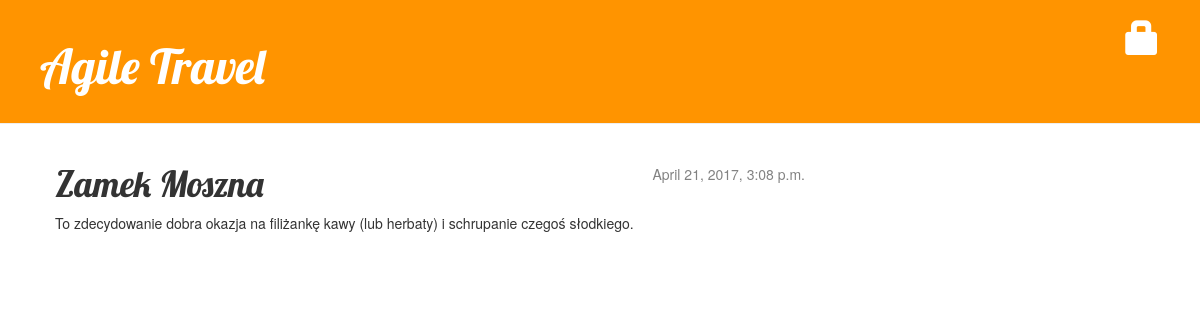
The app's page /post/1/ with its own data.
### blog/models.py (models this page shows, shortened)
class Post(models.Model):
    author = models.ForeignKey('auth.User')
    title = models.CharField(max_length=200)
    text = models.TextField()
    created_date = models.DateTimeField(
        default=timezone.now)
    published_date = models.DateTimeField(
        blank=True, null=True)
    category = models.ForeignKey('Category')

### blog/views.py (the view)
# urls.py: url(r'^post/(?P<pk>[0-9]+)/$', views.PostDetailVew.as_view(), name='name_post_detail'),
class PostDetailVew(DetailView):
    model = Post
    context_object_name = 'post'

### blog/templates/blog/post_detail.html (shortened to what this page needs)
{% extends 'blog/base.html' %}
{% block content %}
    <div class="post">
        {% if post.published_date %}
            <div class="date">
                {{ post.published_date }}
            </div>
        {% endif %}
        <h1>{{ post.title }}</h1>
        <p>{{ post.text|linebreaksbr }}</p>
    </div>
{% endblock %}

### static/css/blog.css (style rules this page uses)
h1, h2, h3, h4 { font-family: 'Lobster', cursive; }
.date { float: right; color: #828282; }
.post { margin-bottom: 70px; }

### records on screen
Post: published_date "April 21, 2017, 3:08 p.m.", title "Zamek Moszna", text "To zdecydowanie dobra okazja na filiżankę kawy (lub herbaty) i schrupanie czegoś słodkiego."
